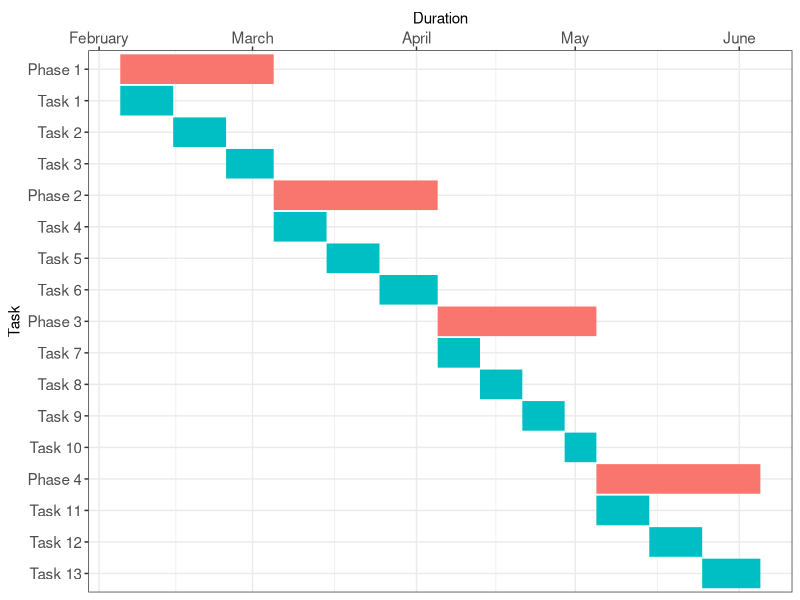

Generate this figure with R:
library(tidyverse)
library(ggplot2)

#Forming Gantt Elements as a data.frame

Gantt <- data.frame(
  Task = c("Phase 1","Task 1","Task 2","Task 3","Phase 2",
           "Task 4","Task 5","Task 6","Phase 3",
           "Task 7","Task 8","Task 9","Task 10","Phase 4",
           "Task 11","Task 12","Task 13"),
  StartDate = as.Date(c("2024-02-05","2024-02-05","2024-02-15","2024-02-25","2024-03-05",
                        "2024-03-05","2024-03-15","2024-03-25","2024-04-05",
                        "2024-04-05","2024-04-13","2024-04-21","2024-04-29",
                        "2024-05-05","2024-05-05","2024-05-15","2024-05-25")),
  EndDate = as.Date(c("2024-03-05","2024-02-15","2024-02-25","2024-03-05","2024-04-05",
                      "2024-03-15","2024-03-25","2024-04-05","2024-05-05",
                      "2024-04-13","2024-04-21","2024-04-29","2024-05-05",
                      "2024-06-05","2024-05-15","2024-05-25","2024-06-05")),
  Phase = c("Phase","Tâche","Tâche","Tâche","Phase",
            "Tâche","Tâche","Tâche","Phase",
            "Tâche","Tâche","Tâche","Tâche","Phase",
            "Tâche","Tâche","Tâche")
)


Gantt

#Constructing Gantt Module


ggplot(Gantt, aes(x = StartDate, xend = EndDate, y = fct_rev(fct_inorder(Task)), yend = Task, color = Phase)) +
  geom_segment(linewidth = 10) +
  labs(
    x = "Duration",
    y = "Task"
  ) +
  theme_bw() +
  theme(legend.position = "none") +
  theme(
    plot.title = element_text(size = 20),
    axis.text.x = element_text(size = 11),
    axis.text.y = element_text(size = 11)
  ) +
  scale_x_date(date_breaks = "1 month", date_labels = "%B", position="top")

